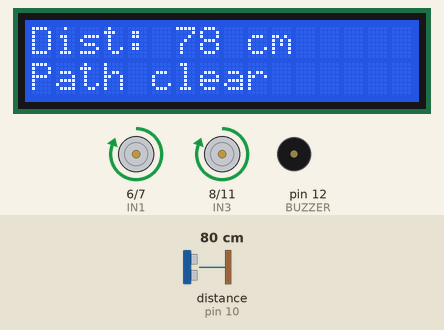
A sketch run on a simulated Arduino Uno, built with avr-gcc and run on an emulated ATmega328P. On the bench: 16×2 character LCD, motor-driver pin pairs drawn as motors (green arrow = first pin HIGH = forward, orange = second pin HIGH = backward, longer = more drive), buzzer (waves = sounding). Wiring (inferred from the names in the program): ultrasonic range finder: trigger pin 9; echo pin 10. The test bench sets the inputs (shaded band); at power-on: distance to the obstacle (sensor on pin 10) 80 cm. The echo pulse lasts 58.3 µs per cm.

Above: at 3.2 s.
3.3 s: distance to the obstacle (sensor on pin 10) set to 46 cm
At 4.5 s:
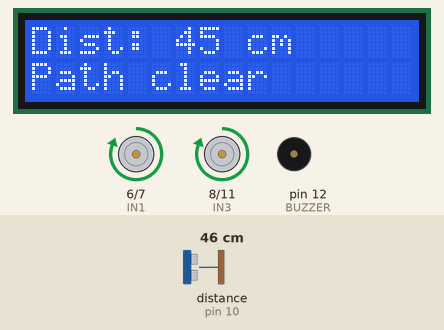
4.8 s: distance to the obstacle (sensor on pin 10) set to 39 cm
At 5.3 s:
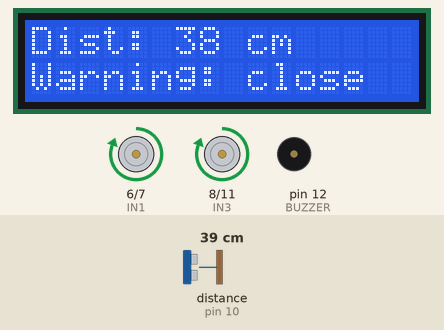
6.5 s: distance to the obstacle (sensor on pin 10) set to 23 cm
8.1 s: distance to the obstacle (sensor on pin 10) set to 20 cm
At 9.6 s:
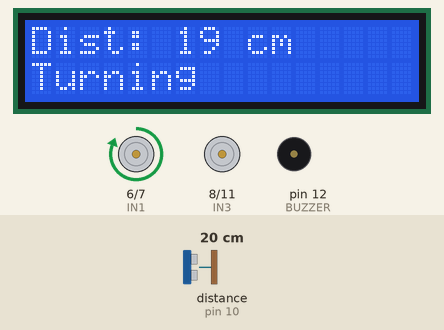
Timing chart, 0 to 12.1 s (numbered marks = the images above; inputs shaded):
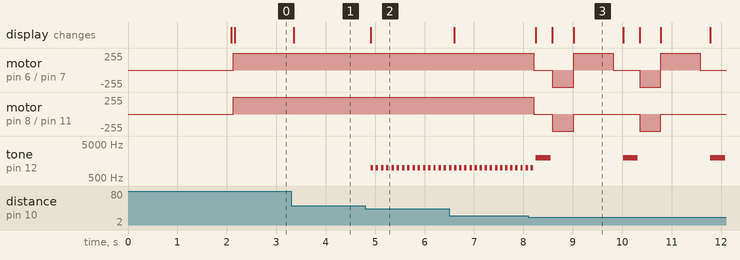

Measured:
- the behaviour switches between 42 and 41 cm on distance to the obstacle (sensor on pin 10) (found by bisection; images 1 and 2)
- the behaviour switches between 22 and 21 cm on distance to the obstacle (sensor on pin 10) (found by bisection; images 2 and 3)
- after the input at 3.3 s, the display: changes after 0.06 s (image 1)
- after the input at 4.8 s, tone on pin 12 (BUZZER): alternates 1000 Hz for 0.05 s and silent for 0.06 s, starting after 0.11 s; the display: changes after 0.11 s (image 2)
- what the display in image 3 shows lasts 1.0 s, from 9.0 s to 10.0 s

The sketch:

obstacle_car_fullspeed.ino
```cpp
// Obstacle car, FULL SPEED version (ENA/ENB caps stay ON, no PWM)
// Arduino Uno + HC-SR04 + 16x2 I2C LCD + L298N
// Library needed: LiquidCrystal_I2C (Frank de Brabander)

#include <Wire.h>
#include <LiquidCrystal_I2C.h>

// ---- Pins ----
const int TRIG = 9;
const int ECHO = 10;
const int BUZZER = 12;

const int IN1 = 6;    // left side
const int IN2 = 7;
const int IN3 = 8;    // right side
const int IN4 = 11;

// ---- Tuning ----
const int STOP_DIST_CM = 20;    // avoid below this
const int WARN_DIST_CM = 40;    // warn (beep) below this
const int BACK_TIME_MS = 400;
const int TURN_TIME_MS = 800;   // tune on the floor

LiquidCrystal_I2C lcd(0x27, 16, 2);  // try 0x3F if the LCD stays blank

long readDistanceOnce() {
  digitalWrite(TRIG, LOW);
  delayMicroseconds(2);
  digitalWrite(TRIG, HIGH);
  delayMicroseconds(10);
  digitalWrite(TRIG, LOW);
  long duration = pulseIn(ECHO, HIGH, 30000UL);
  if (duration == 0) return 400;
  return duration * 0.034 / 2;
}

// Median of 3 readings to reject noise
long readDistance() {
  long a = readDistanceOnce();
  delay(10);
  long b = readDistanceOnce();
  delay(10);
  long c = readDistanceOnce();
  if (a > b) { long t = a; a = b; b = t; }
  if (b > c) { long t = b; b = c; c = t; }
  if (a > b) { b = a; }
  return b;
}

// -1 = backward, 0 = stop, 1 = forward for each side
void setMotors(int left, int right) {
  digitalWrite(IN1, left > 0);
  digitalWrite(IN2, left < 0);
  digitalWrite(IN3, right > 0);
  digitalWrite(IN4, right < 0);
}

void stopCar()   { setMotors(0, 0); }
void forward()   { setMotors(1, 1); }
void backward()  { setMotors(-1, -1); }
void turnLeft()  { setMotors(0, 1); }   // left side stopped, right side runs
void turnRight() { setMotors(1, 0); }   // right side stopped, left side runs

void show(long d, const char* status) {
  lcd.setCursor(0, 0);
  lcd.print("Dist: ");
  if (d >= 400) lcd.print(">400");
  else lcd.print(d);
  lcd.print(" cm    ");
  lcd.setCursor(0, 1);
  lcd.print(status);
  lcd.print("          ");
}

void setup() {
  pinMode(TRIG, OUTPUT);
  pinMode(ECHO, INPUT);
  pinMode(BUZZER, OUTPUT);
  pinMode(IN1, OUTPUT);
  pinMode(IN2, OUTPUT);
  pinMode(IN3, OUTPUT);
  pinMode(IN4, OUTPUT);
  stopCar();

  lcd.init();
  lcd.backlight();
  lcd.setCursor(0, 0);
  lcd.print("Obstacle Car");
  lcd.setCursor(0, 1);
  lcd.print("Starting...");
  delay(2000);
  lcd.clear();
}

void loop() {
  long d = readDistance();

  if (d <= STOP_DIST_CM) {
    stopCar();
    show(d, "OBSTACLE! STOP");
    tone(BUZZER, 2000);
    delay(300);
    noTone(BUZZER);

    show(d, "Reversing");
    backward();
    delay(BACK_TIME_MS);

    show(d, "Turning");
    turnRight();
    delay(TURN_TIME_MS);
    stopCar();
    delay(100);
  } else if (d <= WARN_DIST_CM) {
    forward();
    show(d, "Warning: close");
    tone(BUZZER, 1000, 50);
  } else {
    forward();
    show(d, "Path clear");
    noTone(BUZZER);
  }
  delay(40);
}
```
